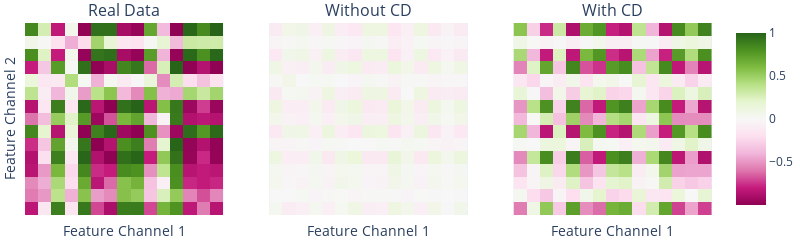

Notebook code for this chart:
### Markdown cell above
### Plotting Correlation

### Code cell
fig = make_subplots(rows=1, cols=3, subplot_titles=('Real Data',
                                    'Without CD', 'With CD'))

fig.add_trace(
    px.imshow(real_not_nan, 
                labels=dict(x="Channel 1", y="Channel 2", color="Correlation"),
                color_continuous_scale=px.colors.diverging.RdBu, 
                range_color=(-1, 1)).data[0], row=1, col=1
)
# fig.update_layout(
#     yaxis_title = 'Channel 2',
#     xaxis_title = 'Channel 1',
#     )
fig.add_trace(
    px.imshow(generated_without_CD_not_nan, 
                labels=dict(x="Channel 1", y="Channel 2", color="Correlation"),
                color_continuous_scale=px.colors.diverging.RdBu, 
                range_color=(-1, 1)).data[0], row=1, col=2
)

fig.add_trace(
    px.imshow(generated_with_CD_not_nan, 
                labels=dict(x="Channel 1", y="Channel 2", color="Correlation"),
                color_continuous_scale=px.colors.diverging.RdBu, 
                range_color=(-1, 1)).data[0], row=1, col=3
)
fig.update_xaxes(showticklabels=False) 
fig.update_yaxes(showticklabels=False) 
fig.update_xaxes(title_text="Feature Channel 1", row = 1, col = 1)
fig.update_yaxes(title_text="Feature Channel 2", row = 1, col = 1)
fig.update_xaxes(title_text="Feature Channel 1", row = 1, col = 2)
fig.update_xaxes(title_text="Feature Channel 1", row = 1, col = 3)

fig.update_layout(height=240, width=800, margin = {'l':0,'r':0,'t':23,'b':0},)
fig.show()

### Figure 1 — Plotly figure (JSON) as saved in the notebook; plotly's stock layout.template omitted (floating-point values rounded to 4 significant figures; data arrays with more than 128 entries replaced by an {"elided": "..."} marker saying what was removed)
{"data": [{"coloraxis": "coloraxis", "hovertemplate": "Channel 1: %{x}<br>Channel 2: %{y}<br>Correlation: %{z}<extra></extra>", "name": "0", "type": "heatmap", "x": ["real_2_DN_HistogramMode_5", "real_2_DN_HistogramMode_10", "real_2_CO_f1ecac", "real_2_CO_FirstMin_ac", "real_2_CO_HistogramAMI_even_2_5", "real_2_CO_trev_1_num", "real_2_MD_hrv_classic_pnn40", "real_2_SB_BinaryStats_mean_longstretch1", "real_2_CO_Embed2_Dist_tau_d_expfit_meandiff", "real_2_DN_OutlierInclude_p_001_mdrmd", "real_2_DN_OutlierInclude_n_001_mdrmd", "real_2_SP_Summaries_welch_rect_area_5_1", "real_2_SB_MotifThree_quantile_hh", "real_2_SC_FluctAnal_2_rsrangefit_50_1_logi_prop_r1", "real_2_FC_LocalSimple_mean3_stderr"], "xaxis": "x", "y": ["real_1_DN_HistogramMode_5", "real_1_DN_HistogramMode_10", "real_1_CO_f1ecac", "real_1_CO_FirstMin_ac", "real_1_CO_HistogramAMI_even_2_5", "real_1_CO_trev_1_num", "real_1_MD_hrv_classic_pnn40", "real_1_SB_BinaryStats_mean_longstretch1", "real_1_CO_Embed2_Dist_tau_d_expfit_meandiff", "real_1_DN_OutlierInclude_p_001_mdrmd", "real_1_DN_OutlierInclude_n_001_mdrmd", "real_1_SP_Summaries_welch_rect_area_5_1", "real_1_SB_MotifThree_quantile_hh", "real_1_SC_FluctAnal_2_rsrangefit_50_1_logi_prop_r1", "real_1_FC_LocalSimple_mean3_stderr"], "yaxis": "y", "z": {"elided": "15x15 float values"}}, {"coloraxis": "coloraxis", "hovertemplate": "Channel 1: %{x}<br>Channel 2: %{y}<br>Correlation: %{z}<extra></extra>", "name": "0", "type": "heatmap", "x": ["generated_without_CD_2_DN_HistogramMode_5", "generated_without_CD_2_DN_HistogramMode_10", "generated_without_CD_2_CO_f1ecac", "generated_without_CD_2_CO_FirstMin_ac", "generated_without_CD_2_CO_HistogramAMI_even_2_5", "generated_without_CD_2_CO_trev_1_num", "generated_without_CD_2_MD_hrv_classic_pnn40", "generated_without_CD_2_SB_BinaryStats_mean_longstretch1", "generated_without_CD_2_CO_Embed2_Dist_tau_d_expfit_meandiff", "generated_without_CD_2_DN_OutlierInclude_p_001_mdrmd", "generated_without_CD_2_DN_OutlierInclude_n_001_mdrmd", "generated_without_CD_2_SP_Summaries_welch_rect_area_5_1", "generated_without_CD_2_SB_MotifThree_quantile_hh", "generated_without_CD_2_SC_FluctAnal_2_rsrangefit_50_1_logi_prop_r1", "generated_without_CD_2_FC_LocalSimple_mean3_stderr"], "xaxis": "x2", "y": ["generated_without_CD_1_DN_HistogramMode_5", "generated_without_CD_1_DN_HistogramMode_10", "generated_without_CD_1_CO_f1ecac", "generated_without_CD_1_CO_FirstMin_ac", "generated_without_CD_1_CO_HistogramAMI_even_2_5", "generated_without_CD_1_CO_trev_1_num", "generated_without_CD_1_MD_hrv_classic_pnn40", "generated_without_CD_1_SB_BinaryStats_mean_longstretch1", "generated_without_CD_1_CO_Embed2_Dist_tau_d_expfit_meandiff", "generated_without_CD_1_DN_OutlierInclude_p_001_mdrmd", "generated_without_CD_1_DN_OutlierInclude_n_001_mdrmd", "generated_without_CD_1_SP_Summaries_welch_rect_area_5_1", "generated_without_CD_1_SB_MotifThree_quantile_hh", "generated_without_CD_1_SC_FluctAnal_2_rsrangefit_50_1_logi_prop_r1", "generated_without_CD_1_FC_LocalSimple_mean3_stderr"], "yaxis": "y2", "z": {"elided": "15x15 float values"}}, {"coloraxis": "coloraxis", "hovertemplate": "Channel 1: %{x}<br>Channel 2: %{y}<br>Correlation: %{z}<extra></extra>", "name": "0", "type": "heatmap", "x": ["generated_with_CD_2_DN_HistogramMode_5", "generated_with_CD_2_DN_HistogramMode_10", "generated_with_CD_2_CO_f1ecac", "generated_with_CD_2_CO_FirstMin_ac", "generated_with_CD_2_CO_HistogramAMI_even_2_5", "generated_with_CD_2_CO_trev_1_num", "generated_with_CD_2_MD_hrv_classic_pnn40", "generated_with_CD_2_SB_BinaryStats_mean_longstretch1", "generated_with_CD_2_CO_Embed2_Dist_tau_d_expfit_meandiff", "generated_with_CD_2_DN_OutlierInclude_p_001_mdrmd", "generated_with_CD_2_DN_OutlierInclude_n_001_mdrmd", "generated_with_CD_2_SP_Summaries_welch_rect_area_5_1", "generated_with_CD_2_SB_MotifThree_quantile_hh", "generated_with_CD_2_SC_FluctAnal_2_rsrangefit_50_1_logi_prop_r1", "generated_with_CD_2_FC_LocalSimple_mean3_stderr"], "xaxis": "x3", "y": ["generated_with_CD_1_DN_HistogramMode_5", "generated_with_CD_1_DN_HistogramMode_10", "generated_with_CD_1_CO_f1ecac", "generated_with_CD_1_CO_FirstMin_ac", "generated_with_CD_1_CO_HistogramAMI_even_2_5", "generated_with_CD_1_CO_trev_1_num", "generated_with_CD_1_MD_hrv_classic_pnn40", "generated_with_CD_1_SB_BinaryStats_mean_longstretch1", "generated_with_CD_1_CO_Embed2_Dist_tau_d_expfit_meandiff", "generated_with_CD_1_DN_OutlierInclude_p_001_mdrmd", "generated_with_CD_1_DN_OutlierInclude_n_001_mdrmd", "generated_with_CD_1_SP_Summaries_welch_rect_area_5_1", "generated_with_CD_1_SB_MotifThree_quantile_hh", "generated_with_CD_1_SC_FluctAnal_2_rsrangefit_50_1_logi_prop_r1", "generated_with_CD_1_FC_LocalSimple_mean3_stderr"], "yaxis": "y3", "z": {"elided": "15x15 float values"}}], "layout": {"annotations": [{"font": {"size": 16}, "showarrow": false, "text": "Real Data", "x": 0.1444, "xanchor": "center", "xref": "paper", "y": 1, "yanchor": "bottom", "yref": "paper"}, {"font": {"size": 16}, "showarrow": false, "text": "Without CD", "x": 0.5, "xanchor": "center", "xref": "paper", "y": 1, "yanchor": "bottom", "yref": "paper"}, {"font": {"size": 16}, "showarrow": false, "text": "With CD", "x": 0.8556, "xanchor": "center", "xref": "paper", "y": 1, "yanchor": "bottom", "yref": "paper"}], "height": 240, "margin": {"b": 0, "l": 0, "r": 0, "t": 23}, "width": 800, "xaxis": {"anchor": "y", "domain": [0, 0.2889], "showticklabels": false, "title": {"text": "Feature Channel 1"}}, "xaxis2": {"anchor": "y2", "domain": [0.3556, 0.6444], "showticklabels": false, "title": {"text": "Feature Channel 1"}}, "xaxis3": {"anchor": "y3", "domain": [0.7111, 1], "showticklabels": false, "title": {"text": "Feature Channel 1"}}, "yaxis": {"anchor": "x", "domain": [0, 1], "showticklabels": false, "title": {"text": "Feature Channel 2"}}, "yaxis2": {"anchor": "x2", "domain": [0, 1], "showticklabels": false}, "yaxis3": {"anchor": "x3", "domain": [0, 1], "showticklabels": false}}}
